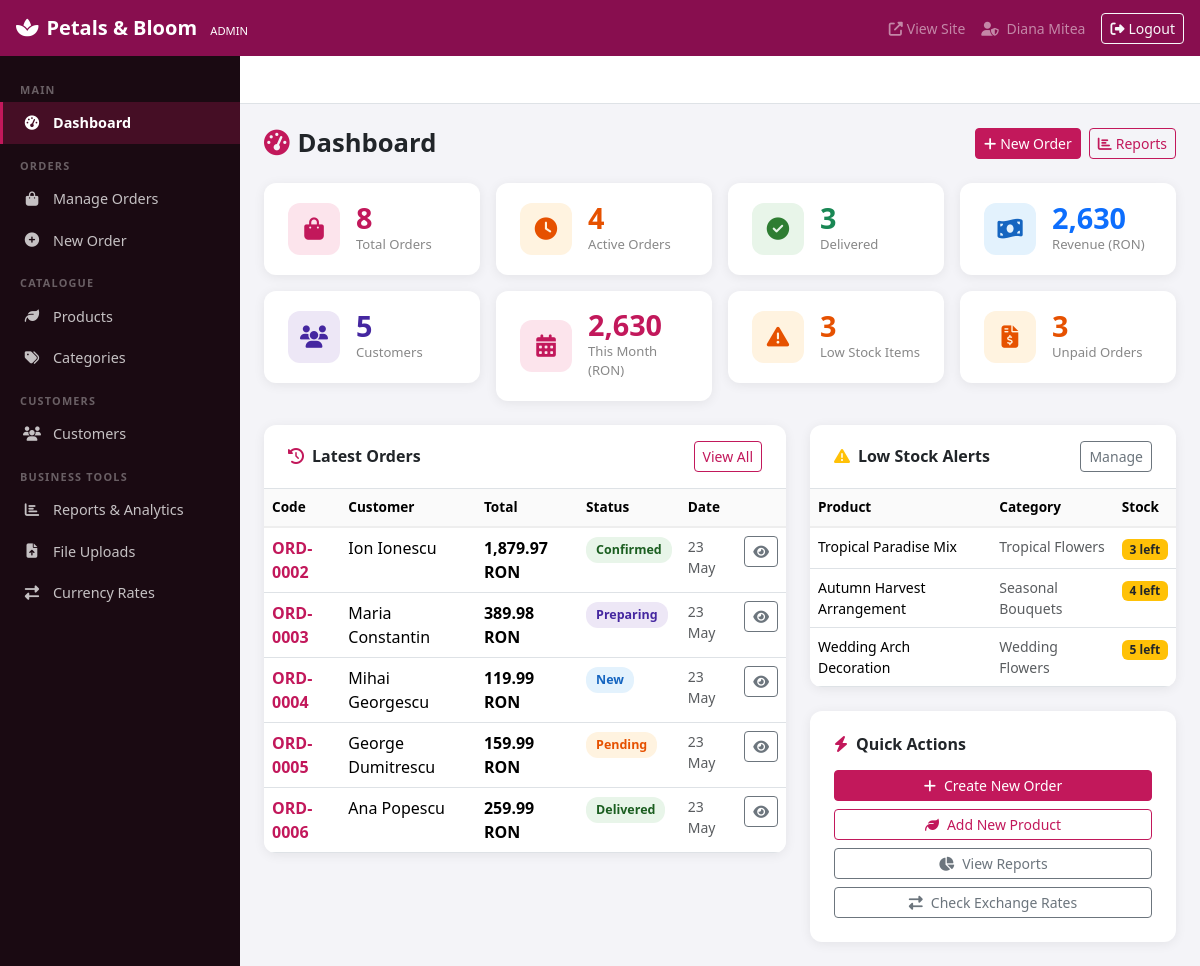
The page /admin/index.php (signed in) on the database its author committed.
### tables this page shows
CREATE TABLE `orders` (
  `id`               INT UNSIGNED    NOT NULL AUTO_INCREMENT,
  `customer_id`      INT UNSIGNED    DEFAULT NULL,
  `order_code`       VARCHAR(20)     NOT NULL UNIQUE,
  `customer_name`    VARCHAR(100)    NOT NULL,
  `customer_email`   VARCHAR(100)    NOT NULL,
  `customer_phone`   VARCHAR(20)     NOT NULL,
  `delivery_address` VARCHAR(255)    NOT NULL,
  `delivery_city`    VARCHAR(100)    NOT NULL,
  `delivery_date`    DATE            NOT NULL,
  `delivery_time`    VARCHAR(20)     DEFAULT NULL,
  `occasion`         VARCHAR(50)     DEFAULT NULL,
  `card_message`     TEXT            DEFAULT NULL,
  `special_notes`    TEXT            DEFAULT NULL,
  `status`           ENUM('new','pending','confirmed','preparing','out_for_delivery','delivered','cancelled')
                                     NOT NULL DEFAULT 'new',
  `total_price`      DECIMAL(10,2)   NOT NULL DEFAULT 0.00,
  `payment_status`   ENUM('unpaid','paid','refunded') NOT NULL DEFAULT 'unpaid',
  `created_at`       TIMESTAMP       DEFAULT CURRENT_TIMESTAMP,
  `updated_at`       TIMESTAMP       DEFAULT CURRENT_TIMESTAMP ON UPDATE CURRENT_TIMESTAMP,
  PRIMARY KEY (`id`),
  CONSTRAINT `fk_orders_customer`
    FOREIGN KEY (`customer_id`) REFERENCES `customers`(`id`)
    ON DELETE SET NULL ON UPDATE CASCADE
);

CREATE TABLE `products` (
  `id`             INT UNSIGNED    NOT NULL AUTO_INCREMENT,
  `category_id`    INT UNSIGNED    NOT NULL,
  `name`           VARCHAR(150)    NOT NULL,
  `description`    TEXT            DEFAULT NULL,
  `price`          DECIMAL(10,2)   NOT NULL,
  `stock_quantity` INT             NOT NULL DEFAULT 0,
  `image_path`     VARCHAR(255)    DEFAULT NULL,
  `is_active`      TINYINT(1)      NOT NULL DEFAULT 1,
  `created_at`     TIMESTAMP       DEFAULT CURRENT_TIMESTAMP,
  PRIMARY KEY (`id`),
  CONSTRAINT `fk_products_category`
    FOREIGN KEY (`category_id`) REFERENCES `categories`(`id`)
    ON UPDATE CASCADE ON DELETE RESTRICT
);

CREATE TABLE `categories` (
  `id`          INT UNSIGNED    NOT NULL AUTO_INCREMENT,
  `name`        VARCHAR(100)    NOT NULL,
  `description` TEXT            DEFAULT NULL,
  `image_path`  VARCHAR(255)    DEFAULT NULL,
  `is_active`   TINYINT(1)      NOT NULL DEFAULT 1,
  `created_at`  TIMESTAMP       DEFAULT CURRENT_TIMESTAMP,
  PRIMARY KEY (`id`)
);

### admin/index.php (the view, shortened to what this page needs)
<?php
$conn           = getDbConnection();
$totalOrders   = $conn->query("SELECT COUNT(*) AS n FROM orders")->fetch_assoc()['n'];
$pendingOrders = $conn->query("SELECT COUNT(*) AS n FROM orders WHERE status IN ('new','pending','confirmed','preparing')")->fetch_assoc()['n'];
$delivered     = $conn->query("SELECT COUNT(*) AS n FROM orders WHERE status = 'delivered'")->fetch_assoc()['n'];
$revenue       = $conn->query("SELECT COALESCE(SUM(total_price),0) AS s FROM orders WHERE payment_status = 'paid'")->fetch_assoc()['s'];
$totalCust     = $conn->query("SELECT COUNT(*) AS n FROM customers")->fetch_assoc()['n'];
$lowStockCount = $conn->query("SELECT COUNT(*) AS n FROM products WHERE stock_quantity <= 5 AND is_active = 1")->fetch_assoc()['n'];
$unpaidOrders  = $conn->query("SELECT COUNT(*) AS n FROM orders WHERE payment_status = 'unpaid' AND status NOT IN ('cancelled')")->fetch_assoc()['n'];
$latestOrders = $conn->query(
    "SELECT id, order_code, customer_name, total_price, status, created_at
     FROM orders ORDER BY created_at DESC LIMIT 5"
);
$lowStock = $conn->query(
    "SELECT p.name, p.stock_quantity, c.name AS cat
     FROM products p JOIN categories c ON p.category_id = c.id
     WHERE p.stock_quantity <= 5 AND p.is_active = 1
     ORDER BY p.stock_quantity ASC"
);
$monthRevenue = $conn->query(
    "SELECT COALESCE(SUM(total_price),0) AS s FROM orders
     WHERE payment_status = 'paid'
     AND MONTH(created_at) = MONTH(NOW()) AND YEAR(created_at) = YEAR(NOW())"
)->fetch_assoc()['s'];
include __DIR__ . '/includes/header.php';
?>
<div class="page-header">
  <h1><i class="fa fa-tachometer-alt me-2 text-primary-custom"></i>Dashboard</h1>
  <div class="d-flex gap-2">
    <a href="<?= $adminBase ?>/orders/create.php" class="btn btn-primary btn-sm">
      <i class="fa fa-plus me-1"></i>New Order
    </a>
    <a href="<?= $adminBase ?>/reports/index.php" class="btn btn-outline-primary btn-sm">
      <i class="fa fa-chart-bar me-1"></i>Reports
    </a>
  </div>
</div>
<div class="row g-3 mb-4">
  <div class="col-6 col-lg-3">
    <div class="kpi-card">
      <div class="kpi-icon kpi-pink"><i class="fa fa-shopping-bag"></i></div>
      <div>
        <div class="kpi-value text-primary-custom"><?= number_format($totalOrders) ?></div>
        <div class="kpi-label">Total Orders</div>
      </div>
    </div>
  </div>
  <div class="col-6 col-lg-3">
    <div class="kpi-card">
      <div class="kpi-icon kpi-orange"><i class="fa fa-clock"></i></div>
      <div>
        <div class="kpi-value" style="color:#e65100"><?= number_format($pendingOrders) ?></div>
        <div class="kpi-label">Active Orders</div>
      </div>
    </div>
  </div>
  <div class="col-6 col-lg-3">
    <div class="kpi-card">
      <div class="kpi-icon kpi-green"><i class="fa fa-check-circle"></i></div>
      <div>
        <div class="kpi-value text-success"><?= number_format($delivered) ?></div>
        <div class="kpi-label">Delivered</div>
      </div>
    </div>
  </div>
  <div class="col-6 col-lg-3">
    <div class="kpi-card">
      <div class="kpi-icon kpi-blue"><i class="fa fa-money-bill-wave"></i></div>
      <div>
        <div class="kpi-value text-primary"><?= number_format((float)$revenue, 0) ?></div>
        <div class="kpi-label">Revenue (RON)</div>
      </div>
    </div>
  </div>
  <div class="col-6 col-lg-3">
    <div class="kpi-card">
      <div class="kpi-icon kpi-purple"><i class="fa fa-users"></i></div>
      <div>
        <div class="kpi-value" style="color:#4527a0"><?= number_format($totalCust) ?></div>
        <div class="kpi-label">Customers</div>
      </div>
    </div>
  </div>
  <div class="col-6 col-lg-3">
    <div class="kpi-card">
      <div class="kpi-icon kpi-pink"><i class="fa fa-calendar-alt"></i></div>
      <div>
        <div class="kpi-value text-primary-custom"><?= number_format((float)$monthRevenue, 0) ?></div>
        <div class="kpi-label">This Month (RON)</div>
      </div>
    </div>
  </div>
  <div class="col-6 col-lg-3">
    <div class="kpi-card">
      <div class="kpi-icon kpi-orange"><i class="fa fa-exclamation-triangle"></i></div>
      <div>
        <div class="kpi-value" style="color:<?= $lowStockCount > 0 ? '#e65100' : '#2e7d32' ?>">
          <?= number_format($lowStockCount) ?>
        </div>
        <div class="kpi-label">Low Stock Items</div>
      </div>
    </div>
  </div>
  <div class="col-6 col-lg-3">
    <div class="kpi-card">
      <div class="kpi-icon kpi-orange"><i class="fa fa-file-invoice-dollar"></i></div>
      <div>
        <div class="kpi-value" style="color:#e65100"><?= number_format($unpaidOrders) ?></div>
        <div class="kpi-label">Unpaid Orders</div>
      </div>
    </div>
  </div>
</div>
<div class="row g-4">
  <div class="col-lg-7">
    <div class="admin-table">
      <div class="d-flex justify-content-between align-items-center px-4 py-3 border-bottom">
        <h6 class="fw-bold mb-0"><i class="fa fa-history me-2 text-primary-custom"></i>Latest Orders</h6>
        <a href="<?= $adminBase ?>/orders/index.php" class="btn btn-outline-primary btn-sm">View All</a>
      </div>
      <div class="table-responsive">
        <table class="table table-hover mb-0">
          <thead>
            <tr>
              <th>Code</th>
              <th>Customer</th>
              <th>Total</th>
              <th>Status</th>
              <th>Date</th>
              <th></th>
            </tr>
          </thead>
          <tbody>
            <?php while ($o = $latestOrders->fetch_assoc()): ?>
            <tr>
              <td class="fw-semibold text-primary-custom">
                <?= htmlspecialchars($o['order_code'], ENT_QUOTES, 'UTF-8') ?>
              </td>
              <td><?= htmlspecialchars($o['customer_name'], ENT_QUOTES, 'UTF-8') ?></td>
              <td class="fw-semibold"><?= number_format((float)$o['total_price'], 2) ?> RON</td>
              <td>
                <span class="status-badge status-<?= htmlspecialchars($o['status'], ENT_QUOTES, 'UTF-8') ?>">
                  <?= htmlspecialchars(ucfirst(str_replace('_',' ',$o['status'])), ENT_QUOTES, 'UTF-8') ?>
                </span>
              </td>
              <td class="text-muted small">
                <?= htmlspecialchars(date('d M', strtotime($o['created_at'])), ENT_QUOTES, 'UTF-8') ?>
              </td>
              <td>
                <a href="<?= $adminBase ?>/orders/view.php?id=<?= (int)$o['id'] ?>"
                   class="btn btn-sm btn-outline-secondary">
                  <i class="fa fa-eye"></i>
                </a>
              </td>
            </tr>
            <?php endwhile; ?>
          </tbody>
        </table>
      </div>
    </div>
  </div>
  <div class="col-lg-5">
    <div class="admin-table">
      <div class="d-flex justify-content-between align-items-center px-4 py-3 border-bottom">
        <h6 class="fw-bold mb-0">
          <i class="fa fa-exclamation-triangle me-2 text-warning"></i>Low Stock Alerts
        </h6>
        <a href="<?= $adminBase ?>/products/index.php" class="btn btn-outline-secondary btn-sm">Manage</a>
      </div>
      <div class="table-responsive">
        <table class="table table-hover mb-0">
          <thead><tr><th>Product</th><th>Category</th><th>Stock</th></tr></thead>
          <tbody>
            <?php if ($lowStock->num_rows === 0): ?>
            <tr><td colspan="3" class="text-center text-muted py-4">All products are well stocked!</td></tr>
            <?php else: ?>
            <?php while ($p = $lowStock->fetch_assoc()): ?>
            <tr>
              <td class="small"><?= htmlspecialchars($p['name'], ENT_QUOTES, 'UTF-8') ?></td>
              <td class="small text-muted"><?= htmlspecialchars($p['cat'], ENT_QUOTES, 'UTF-8') ?></td>
              <td>
                <span class="badge <?= (int)$p['stock_quantity'] === 0 ? 'bg-danger' : 'bg-warning text-dark' ?>">
                  <?= (int)$p['stock_quantity'] ?> left
                </span>
              </td>
            </tr>
            <?php endwhile; ?>
            <?php endif; ?>
          </tbody>
        </table>
      </div>
    </div>
    <div class="admin-table mt-4 p-4">
      <h6 class="fw-bold mb-3"><i class="fa fa-bolt me-2 text-primary-custom"></i>Quick Actions</h6>
      <div class="d-grid gap-2">
        <a href="<?= $adminBase ?>/orders/create.php" class="btn btn-primary btn-sm">
          <i class="fa fa-plus me-2"></i>Create New Order
        </a>
        <a href="<?= $adminBase ?>/products/create.php" class="btn btn-outline-primary btn-sm">
          <i class="fa fa-leaf me-2"></i>Add New Product
        </a>
        <a href="<?= $adminBase ?>/reports/index.php" class="btn btn-outline-secondary btn-sm">
          <i class="fa fa-chart-pie me-2"></i>View Reports
        </a>
        <a href="<?= $adminBase ?>/currency.php" class="btn btn-outline-secondary btn-sm">
          <i class="fa fa-exchange-alt me-2"></i>Check Exchange Rates
        </a>
      </div>
    </div>
  </div>
</div>
<?php include __DIR__ . '/includes/footer.php'; ?>

### assets/css/admin.css (style rules this page uses)
:root { --admin-sidebar-w: 240px; --admin-topnav-h: 56px; --sidebar-bg: #1a0a12; --sidebar-hover: #2d1020; --sidebar-active: #c2185b; --admin-primary: #c2185b; --admin-primary-dk: #880e4f; }
body.admin-body { background: #f4f4f8; margin: 0; font-family: 'Segoe UI', sans-serif; }
.kpi-card { background: #fff; border-radius: 12px; padding: 20px 24px; border: none; box-shadow: 0 2px 12px rgba(0,0,0,.07); display: flex; align-items: center; gap: 16px; }
.kpi-card .kpi-icon { width: 52px; height: 52px; border-radius: 12px; display: flex; align-items: center; justify-content: center; font-size: 1.4rem; flex-shrink: 0; }
.kpi-card .kpi-value { font-size: 1.8rem; font-weight: 700; line-height: 1; }
.kpi-card .kpi-label { font-size: .82rem; color: #888; margin-top: 2px; }
.kpi-pink { background: #fce4ec; color: #c2185b; }
.kpi-green { background: #e8f5e9; color: #2e7d32; }
.kpi-blue { background: #e3f2fd; color: #1565c0; }
.kpi-orange { background: #fff3e0; color: #e65100; }
.kpi-purple { background: #ede7f6; color: #4527a0; }
.admin-table { background: #fff; border-radius: 12px; box-shadow: 0 2px 12px rgba(0,0,0,.07); overflow: hidden; }
.admin-table thead th { background: #fafafa; font-weight: 600; font-size: .85rem; border-bottom: 2px solid #eee; }
.status-badge { display:inline-block; padding:4px 10px; border-radius:12px; font-size:.78rem; font-weight:600; }
.status-new { background:#e3f2fd; color:#1565c0; }
.status-pending { background:#fff3e0; color:#e65100; }
.status-confirmed { background:#e8f5e9; color:#1b5e20; }
.status-preparing { background:#ede7f6; color:#4527a0; }
.status-delivered { background:#e8f5e9; color:#1b5e20; }
.btn-primary { background: var(--admin-primary); border-color: var(--admin-primary); }
.btn-outline-primary { color: var(--admin-primary); border-color: var(--admin-primary); }
.text-primary-custom { color: var(--admin-primary) !important; }
.page-header { display: flex; justify-content: space-between; align-items: center; flex-wrap: wrap; gap: 12px; margin-bottom: 24px; }
.page-header h1 { font-size: 1.6rem; font-weight: 700; margin: 0; }

### rows shown on the page
orders: order_code "ORD-0002", customer_name "Ion Ionescu", total_price "1,879.97", status "Confirmed", created_at "23 May"
orders: order_code "ORD-0003", customer_name "Maria Constantin", total_price "389.98", status "Preparing", created_at "23 May"
orders: order_code "ORD-0004", customer_name "Mihai Georgescu", total_price "119.99", status "New", created_at "23 May"
orders: order_code "ORD-0005", customer_name "George Dumitrescu", total_price "159.99", status "Pending", created_at "23 May"
orders: order_code "ORD-0006", customer_name "Ana Popescu", total_price "259.99", status "Delivered", created_at "23 May"
products: name "Tropical Paradise Mix", category.name "Tropical Flowers", stock_quantity "3"
products: name "Autumn Harvest Arrangement", category.name "Seasonal Bouquets", stock_quantity "4"
products: name "Wedding Arch Decoration", category.name "Wedding Flowers", stock_quantity "5"

### other values the page prints
$_SESSION['admin_name'] "Diana Mitea"
$totalOrders "8"
$pendingOrders "4"
$delivered "3"
$revenue "2,630"
$totalCust "5"
$monthRevenue "2,630"
$lowStockCount "3"
$unpaidOrders "3"
